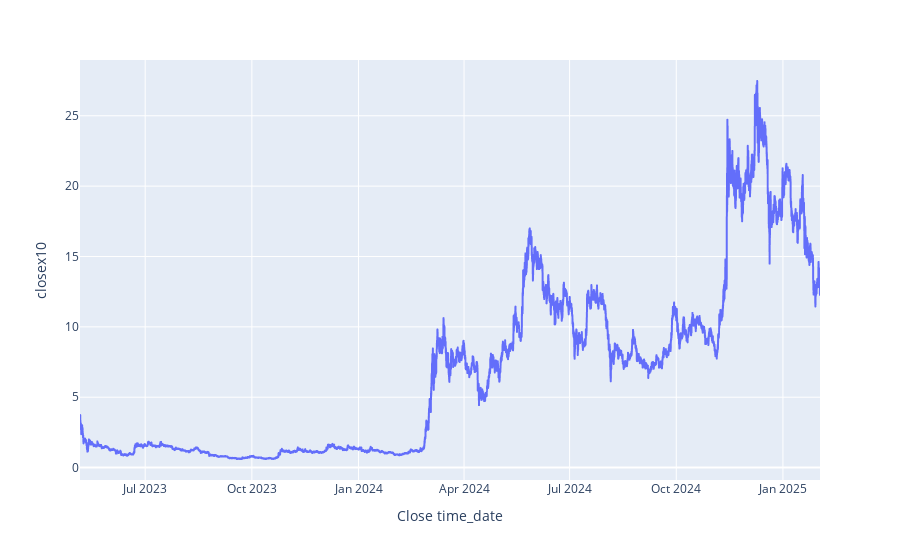

Notebook source saved alongside this figure:
### Code cell
fig = go.Figure()
fig.add_trace(go.Scatter(y=df['closex10'],
                    mode='lines',
                    name='lines'))
fig.add_trace(go.Scatter(y=df['closex10'],
                    mode='lines',
                    name='lines'))
fig = px.line(df, x='Close time_date', y = 'closex10')
fig.show()

### Figure 1 — Plotly figure (JSON) as saved in the notebook; plotly's stock layout.template omitted (floating-point values rounded to 4 significant figures; data arrays with more than 128 entries replaced by an {"elided": "..."} marker saying what was removed)
{"data": [{"hovertemplate": "Close time_date=%{x}<br>closex10=%{y}<extra></extra>", "legendgroup": "", "line": {"color": "#636efa", "dash": "solid"}, "marker": {"symbol": "circle"}, "mode": "lines", "name": "", "showlegend": false, "type": "scattergl", "x": {"elided": "15317 str values"}, "xaxis": "x", "y": {"elided": "15317 float values"}, "yaxis": "y"}], "layout": {"legend": {"tracegroupgap": 0}, "margin": {"t": 60}, "xaxis": {"anchor": "y", "domain": [0, 1], "title": {"text": "Close time_date"}}, "yaxis": {"anchor": "x", "domain": [0, 1], "title": {"text": "closex10"}}}}
